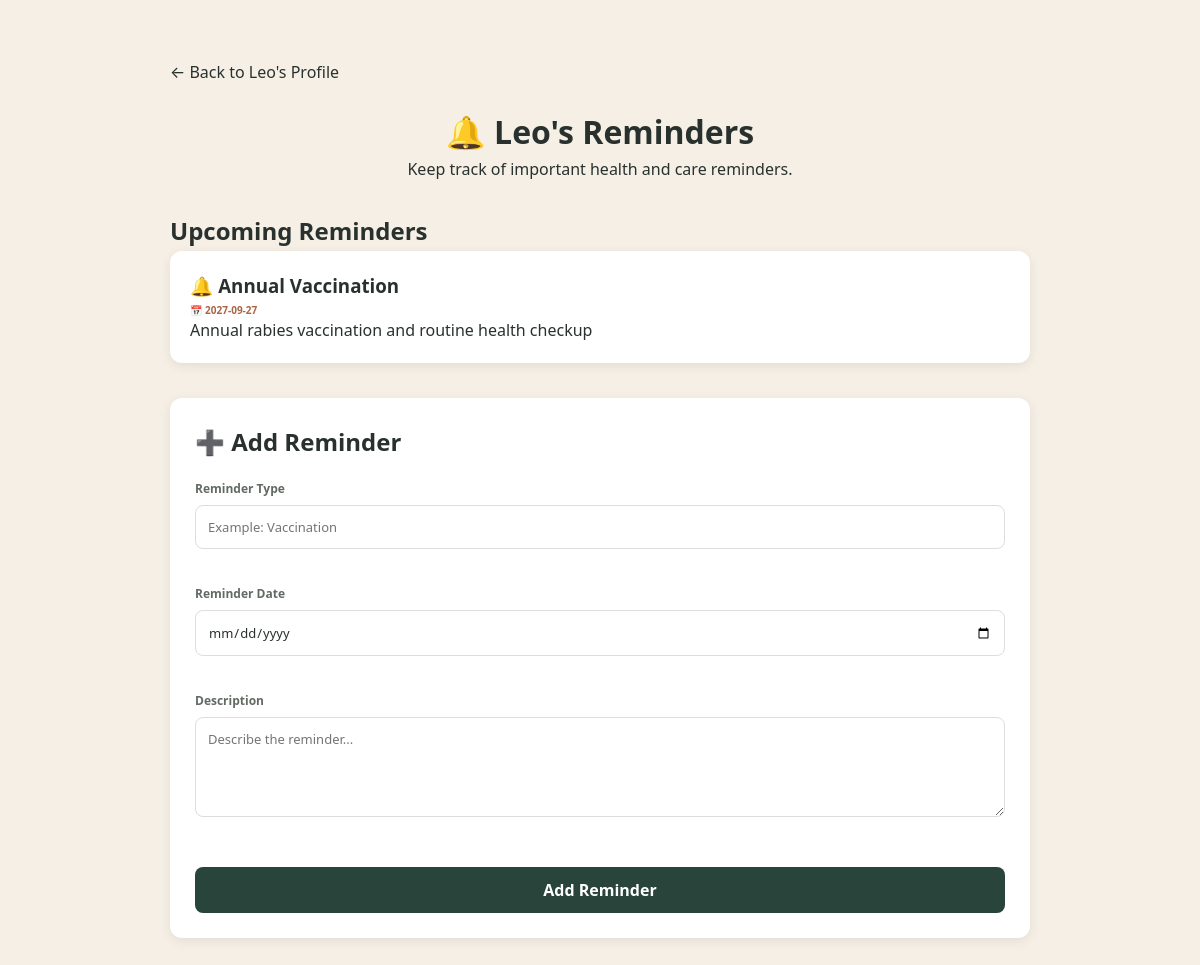
/pet/SPH-001/reminders, run on the app's committed database.
### tables this page shows
CREATE TABLE pets (
            id INTEGER PRIMARY KEY AUTOINCREMENT,
            pet_id TEXT UNIQUE NOT NULL,
            name TEXT NOT NULL,
            breed TEXT NOT NULL,
            age INTEGER NOT NULL,
            gender TEXT,
            owner TEXT NOT NULL,
            phone TEXT NOT NULL
        );

CREATE TABLE reminders (
            id INTEGER PRIMARY KEY AUTOINCREMENT,
            pet_id TEXT NOT NULL,
            reminder_type TEXT NOT NULL,
            reminder_date TEXT NOT NULL,
            description TEXT,
            FOREIGN KEY (pet_id) REFERENCES pets (pet_id)
        );

### app.py (the view, shortened to what this page needs)
@app.route("/pet/<pet_id>/reminders", methods=["GET", "POST"])
def pet_reminders(pet_id):
    conn = get_db_connection()
    pet = conn.execute(
        "SELECT * FROM pets WHERE pet_id = ?",
        (pet_id,)
    ).fetchone()
    if pet is None:
        conn.close()
        return "Pet not found", 404
    reminders = conn.execute("""
        SELECT *
        FROM reminders
        WHERE pet_id = ?
        ORDER BY reminder_date ASC
    """, (pet_id,)).fetchall()
    latest_activity = conn.execute("""
        SELECT
            activity_records.pet_id,
            pets.name,
            activity_records.activity_value,
            activity_records.activity_level,
            activity_records.recorded_at
        FROM activity_records
        JOIN pets
        ON activity_records.pet_id = pets.pet_id
        ORDER BY activity_records.recorded_at DESC
        LIMIT 1
    """).fetchone()
    conn.close()
    return render_template(
        "reminders.html",
        pet=pet,
        reminders=reminders,
        latest_activity=latest_activity
    )

### app.py (called while the page is built)
def get_db_connection():
    conn = sqlite3.connect(DATABASE)
    conn.row_factory = sqlite3.Row
    return conn

### templates/reminders.html (shortened to what this page needs)
<!DOCTYPE html>
<html lang="en">
<head>
    <link rel="stylesheet" href="{{ url_for('static', filename='style.css') }}">
</head>
<body>
<div class="reminders-container">
    <a href="{{ url_for('pet_profile', pet_id=pet.pet_id) }}"
       class="back-button">
        ← Back to {{ pet.name }}'s Profile
    </a>
    <div class="page-title">
        <h1>🔔 {{ pet.name }}'s Reminders</h1>
        <p>Keep track of important health and care reminders.</p>
    </div>
    <section>
        <h2>Upcoming Reminders</h2>
        {% if reminders %}
            {% for reminder in reminders %}
                <div class="reminder-card">
                    <h3>🔔 {{ reminder["reminder_type"] }}</h3>
                    <p class="reminder-date">
                        📅 {{ reminder["reminder_date"] }}
                    </p>
                    {% if reminder["description"] %}
                        <p>
                            {{ reminder["description"] }}
                        </p>
                    {% endif %}
                </div>
            {% endfor %}
        {% else %}
            <div class="no-reminders">
                <p>No reminders have been added yet.</p>
            </div>
        {% endif %}
    </section>
    <section class="add-reminder">
        <h2>➕ Add Reminder</h2>
        <form method="POST">
            <div class="form-group">
                <label for="reminder_type">
                    Reminder Type
                </label>
                <input
                    type="text"
                    id="reminder_type"
                    name="reminder_type"
                    placeholder="Example: Vaccination"
                    required
                >
            </div>
            <div class="form-group">
                <label for="reminder_date">
                    Reminder Date
                </label>
                <input
                    type="date"
                    id="reminder_date"
                    name="reminder_date"
                    required
                >
            </div>
            <div class="form-group">
                <label for="description">
                    Description
                </label>
                <textarea
                    id="description"
                    name="description"
                    placeholder="Describe the reminder..."
                ></textarea>
            </div>
            <button type="submit" class="submit-button">
                Add Reminder
            </button>
        </form>
    </section>
</div>
</body>
</html>

### static/style.css (style rules this page uses)
:root { --ivory: #F5EFE5; --cream: #FCFAF5; --cream-dark: #EDE3D5; --forest: #29453B; --forest-deep: #203A32; --botanical: #526653; --olive: #77806A; --terracotta: #A96545; --clay: #C99578; --clay-soft: #E7C8B5; --sand: #E1C8B0; --text: #29312E; --text-soft: #626A64; --text-muted: #8A9089; --white: #FFFFFF; --border: #DED8CC; --border-light: #E9E3D9; --success: #55745D; --success-soft: #E2EDE3; --warning: #A96545; --warning-soft: #F4E3D8; --shadow-soft: 0 6px 25px rgba(55, 52, 43, 0.06); --shadow-medium: 0 12px 35px rgba(55, 52, 43, 0.09); --shadow-large: 0 20px 55px rgba(55, 52, 43, 0.12); --radius-small: 10px; --radius-medium: 18px; --radius-large: 26px; }
* { margin: 0; padding: 0; box-sizing: border-box; }
html { scroll-behavior: smooth; }
body { font-family: "Segoe UI", Inter, -apple-system, BlinkMacSystemFont, Arial, sans-serif; background: var(--ivory); color: var(--text); line-height: 1.6; min-height: 100vh; }
a { text-decoration: none; color: inherit; }
button, input, select, textarea { font-family: inherit; }
.reminder-date { min-width: 78px; color: var(--terracotta); font-size: 10px; font-weight: 700; padding-top: 1px; }
form { display: flex; flex-direction: column; }
form label { color: var(--text-soft); font-size: 12px; font-weight: 650; margin-top: 17px; margin-bottom: 6px; }
form input, form select, form textarea { width: 100%; padding: 11px 12px; background: white; color: var(--text); border: 1px solid #D7D2C8; border-radius: 9px; outline: none; font-size: 13px; transition: border-color 0.2s ease, box-shadow 0.2s ease; }
form textarea { min-height: 100px; resize: vertical; }
form button { margin-top: 24px; padding: 12px; border: none; border-radius: 9px; background: var(--forest); color: white; font-size: 13px; font-weight: 650; cursor: pointer; transition: background 0.2s ease, transform 0.2s ease; }

### templates/reminders.html (style rules this page uses)
.reminders-container { max-width: 900px; margin: 40px auto; padding: 20px; }
.page-title { text-align: center; margin-bottom: 30px; }
.reminder-card { background: white; border-radius: 12px; padding: 20px; margin-bottom: 15px; box-shadow: 0 3px 12px rgba(0, 0, 0, 0.08); }
.reminder-card h3 { margin-top: 0; }
.reminder-date { font-weight: bold; }
.add-reminder { margin-top: 35px; padding: 25px; background: white; border-radius: 12px; box-shadow: 0 3px 12px rgba(0, 0, 0, 0.08); }
.form-group { margin-bottom: 18px; }
.form-group label { display: block; margin-bottom: 7px; font-weight: bold; }
.form-group input, .form-group textarea { width: 100%; padding: 12px; border: 1px solid #ddd; border-radius: 8px; box-sizing: border-box; }
.form-group textarea { min-height: 100px; resize: vertical; }
.submit-button { padding: 12px 25px; border: none; border-radius: 8px; cursor: pointer; font-size: 16px; }
.back-button { display: inline-block; margin-bottom: 20px; text-decoration: none; }

### data on the page
pets: name "Leo"
reminders: reminder_type "Annual Vaccination", reminder_date "2027-09-27", description "Annual rabies vaccination and routine health checkup"
